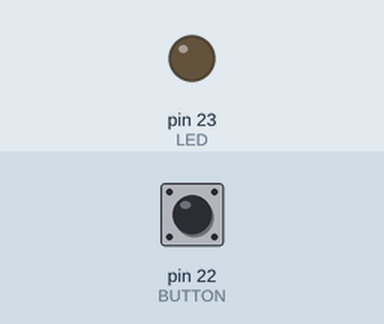
The sketch below on a simulated Arduino Mega 2560, built with avr-gcc and run on an emulated ATmega2560. On the bench: output pins drawn as LEDs (lit = HIGH). The test bench sets the inputs (shaded band); at power-on: pin 22 (BUTTON) HIGH.

Above: at 1.2 s.
1.3 s: pin 22 (BUTTON) pulled LOW for 0.15 s
At 1.37 s:
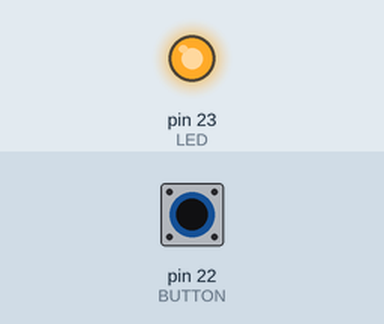
2.9 s: pin 22 (BUTTON) pulled LOW for 3.2 s
At 6.6 s:
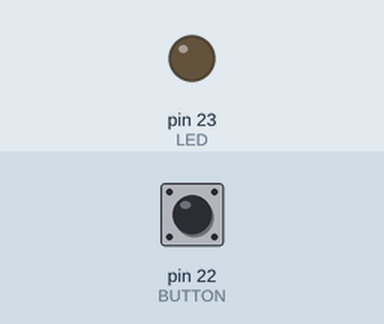
Timing chart, 0 to 8.1 s (numbered marks = the images above; inputs shaded):
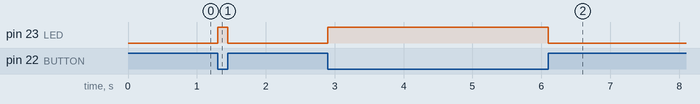

The sketch:

3_BUTTON.ino
```cpp
#define LED 23
#define BUTTON 22

void setup() {
  pinMode(LED, OUTPUT);
  pinMode(BUTTON, INPUT_PULLUP);
}

void loop() {
  int btnState = digitalRead(BUTTON);
  if (btnState == LOW) {
    digitalWrite(LED, HIGH);   // 버튼 눌림 → LED ON
  } else {
    digitalWrite(LED, LOW);    // 버튼 안눌림 → LED OFF
  }
}
```

Measured:
- after the input at 1.3 s, pin 23 (LED): LOW → HIGH at once, → LOW 0.15 s later
- after the input at 2.9 s, pin 23 (LED): LOW → HIGH at once, → LOW 3.2 s later
